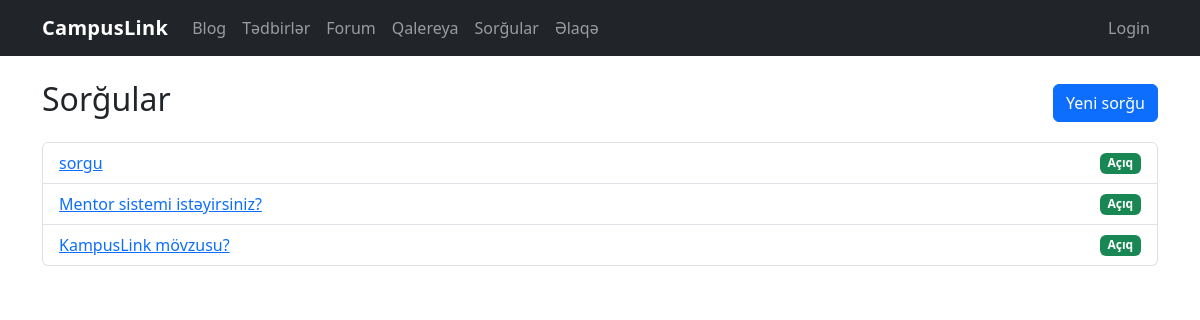
/polls/, run on an earlier commit of the app's database.
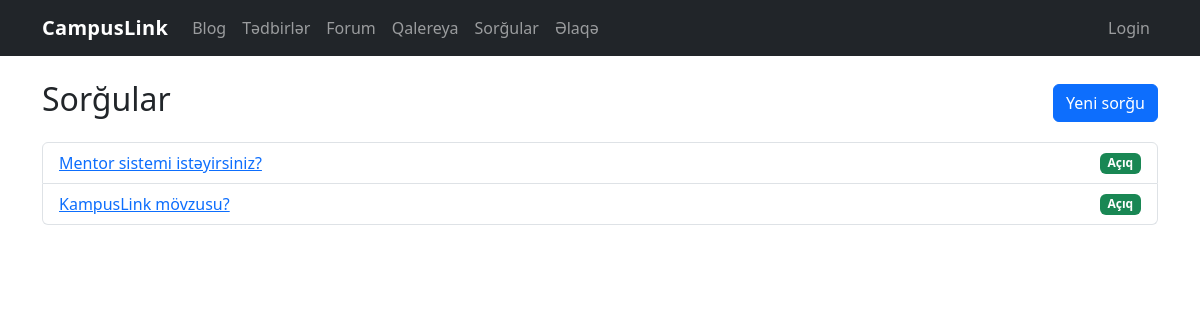
And on a later commit of the database.
### tables this page shows
CREATE TABLE polls (
            id INTEGER PRIMARY KEY AUTOINCREMENT,
            question TEXT NOT NULL,
            options_json TEXT NOT NULL,
            created_at TEXT NOT NULL,
            is_closed INTEGER NOT NULL DEFAULT 0
        );

### polls.py (the view)
@bp.route("/")
def list_polls():
    db = get_db()
    cursor = db.execute("SELECT * FROM polls ORDER BY id DESC")
    polls = [dict(row) for row in cursor.fetchall()]
    return render_template("polls/list.html", polls=polls)

### database.py (called while the page is built)
def get_db():
    if "db" not in g:
        g.db = sqlite3.connect(DB_PATH)
        g.db.row_factory = sqlite3.Row
    return g.db

### forum.py (called while the page is built, shortened)
def _current_user_display() -> str:
    role = session.get("role") or "guest"
    if role == "admin":
        return (session.get("admin_name") or session.get("user_name") or "Admin").strip() or "Admin"
    if role == "user":
        return (session.get("user_name") or "User").strip() or "User"
    return "Guest"

@bp.app_context_processor
def _inject_forum_auth():
    return {"forum_role": session.get("role") or "guest", "forum_name": _current_user_display()}

def ensure_forum_schema() -> None:
    global _schema_ready
    if _schema_ready:
        return

@bp.before_app_request
def _forum_schema_bootstrap():
    db = get_db()
    db.execute("PRAGMA foreign_keys = ON;")
    ensure_forum_schema()

### polls.py (called while the page is built)
@bp.before_app_request
def ensure_session():
    if "voter_id" not in session:
        session["voter_id"] = secrets.token_hex(8)
    return None

### templates/polls/list.html (shortened to what this page needs)
{% extends "base.html" %}
{% block content %}
  <div class="d-flex justify-content-between align-items-center mb-3">
    <h2>Sorğular</h2>
    <a href="{{ url_for('polls.new') }}" class="btn btn-primary">Yeni sorğu</a>
  </div>
  <ul class="list-group">
    {% for p in polls %}
      <li class="list-group-item d-flex justify-content-between align-items-center">
        <a href="{{ url_for('polls.detail', poll_id=p['id']) }}">{{ p["question"] }}</a>
        {% if p['is_closed'] %}<span class="badge bg-secondary">Bağlı</span>{% else %}<span class="badge bg-success">Açıq</span>{% endif %}
      </li>
    {% else %}
      <li class="list-group-item">Hələ sorğu yoxdur.</li>
    {% endfor %}
  </ul>
{% endblock %}

What changed in the data, as far as the page shows it:
removed polls: question "sorgu", is_closed "Açıq"
